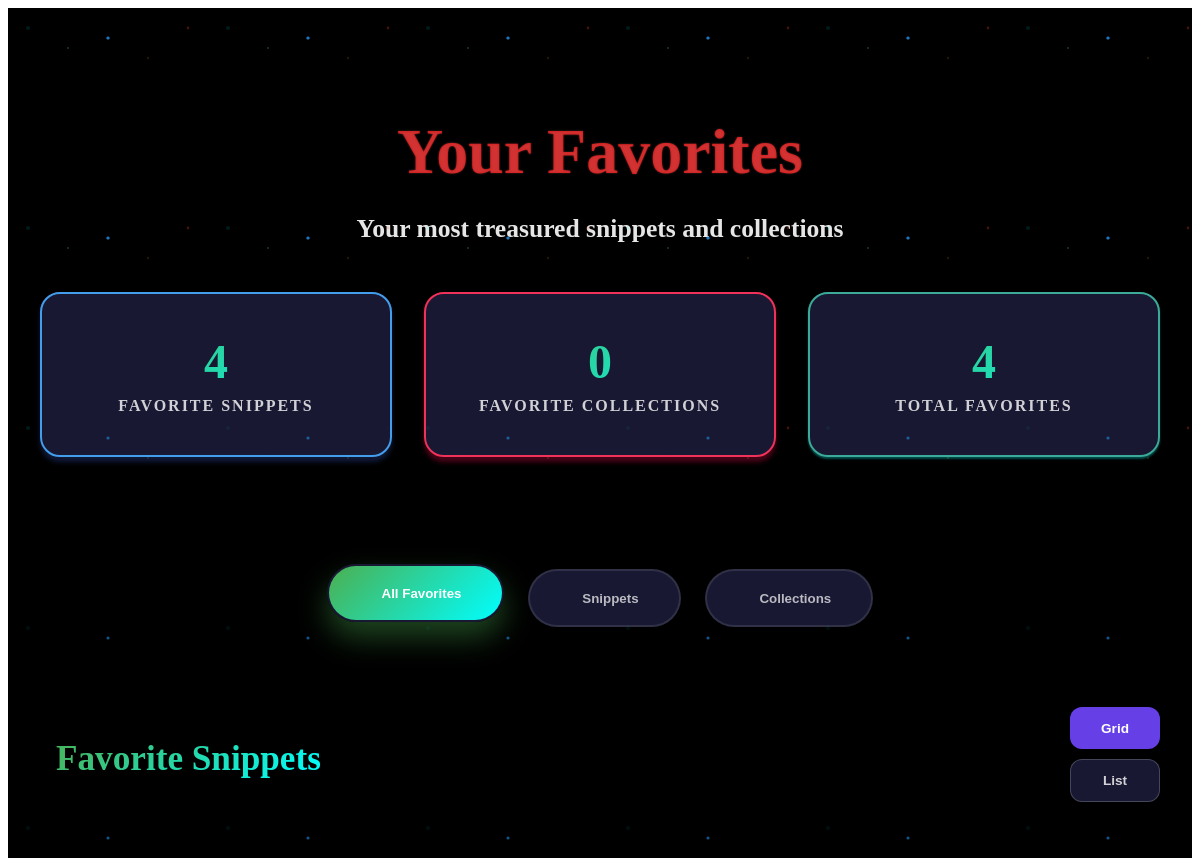
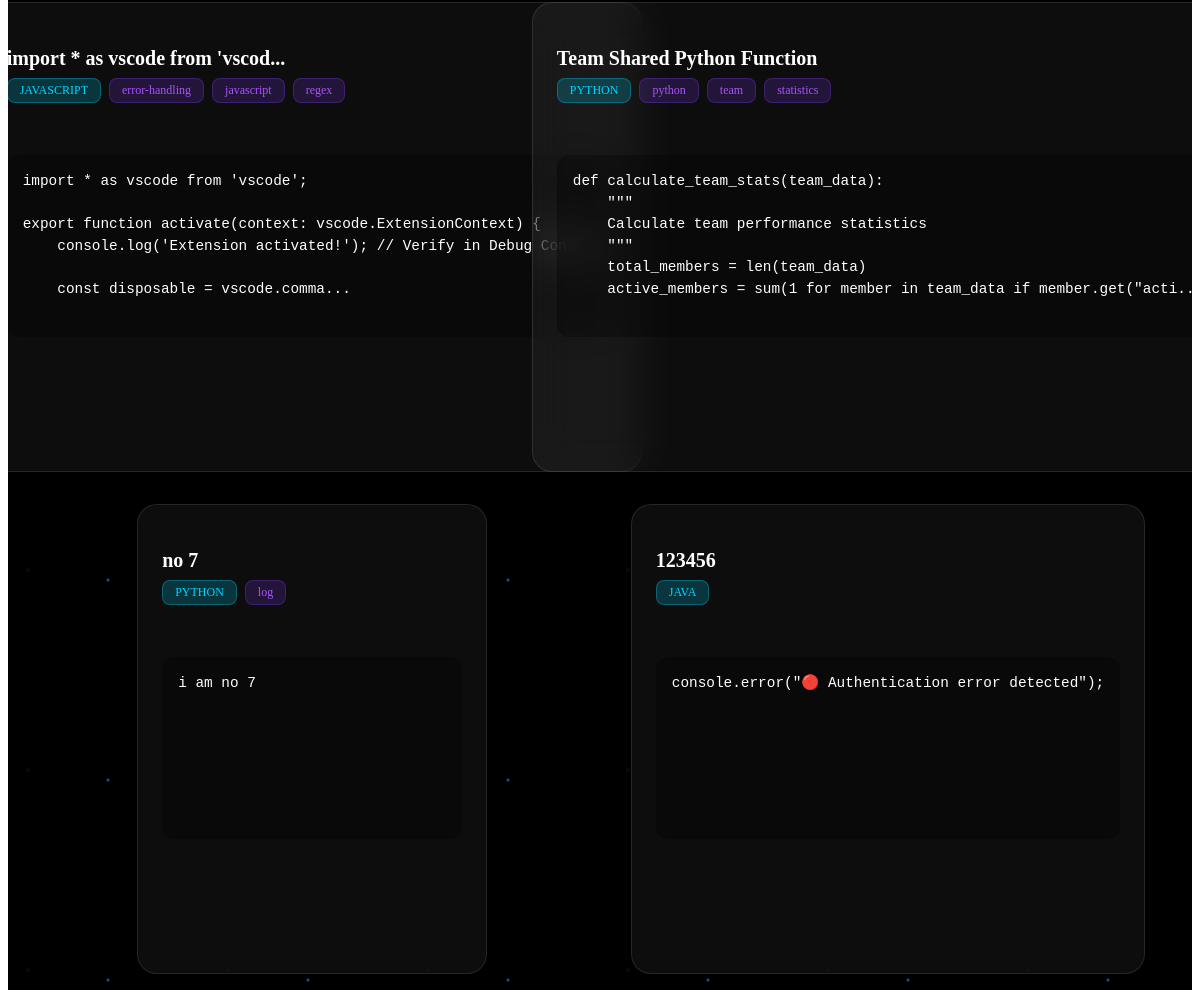
The page /dashboard/favorites (signed in) on the database its author committed (2 pictures, top to bottom).
### app/models/snippet.py (models this page shows, shortened)
class Snippet(db.Model):
    __tablename__ = "snippets"
    user = db.relationship(
        "User", back_populates="snippets", foreign_keys="[Snippet.user_id]"
    )
    collections = db.relationship(
        "Collection", secondary=snippet_collections, back_populates="snippets"
    )
    version = db.Column(db.Integer, default=1, nullable=False)
    parent_version_id = db.Column(
        db.Integer, db.ForeignKey("snippets.id"), nullable=True
    )
    version_notes = db.Column(db.Text, nullable=True)
    team_id = db.Column(
        UUID(as_uuid=True), db.ForeignKey("teams.id"), nullable=True, index=True
    )
    team = db.relationship("Team", back_populates="snippets", foreign_keys=[team_id])
    is_team_snippet = db.Column(db.Boolean, default=False, nullable=False)
    share_permission = db.Column(db.Enum(SharePermission), default=SharePermission.READ)
    is_public = db.Column(db.Boolean, default=False, nullable=False)
    public_url = db.Column(db.String(255), unique=True, nullable=True)
    shared_team_ids = db.Column(db.JSON, nullable=True)  # Store team IDs snippet is shared with
    team_permissions = db.Column(db.JSON, nullable=True)  # Store team-specific permissions
    is_collaborative = db.Column(db.Boolean, default=False, nullable=False)
    current_editors = db.Column(db.Text, nullable=True)  # JSON array of user IDs
    last_editor_id = db.Column(db.Integer, db.ForeignKey("users.id"), nullable=True)
    edit_session_id = db.Column(db.String(100), nullable=True)
    version_number = db.Column(db.Integer, default=1, nullable=False)
    is_version = db.Column(db.Boolean, default=False, nullable=False)
    version_note = db.Column(db.Text, nullable=True)
    status = db.Column(
        db.Enum(SnippetStatus), default=SnippetStatus.ACTIVE, nullable=False
    )
    execution_count = db.Column(db.Integer, default=0, nullable=False)
    last_executed_at = db.Column(db.DateTime(timezone=True), nullable=True)
    execution_time_ms = db.Column(db.Integer, nullable=True)
    view_count = db.Column(db.Integer, default=0, nullable=False)
    copy_count = db.Column(db.Integer, default=0, nullable=False)
    share_count = db.Column(db.Integer, default=0, nullable=False)
    last_viewed_at = db.Column(db.DateTime(timezone=True), nullable=True)
    unique_viewers = db.Column(db.Text, nullable=True)  # JSON array of user IDs
    github_gist_id = db.Column(db.String(100), nullable=True)
    github_repo_path = db.Column(db.String(500), nullable=True)
    slack_shared_channels = db.Column(db.Text, nullable=True)  # JSON array
    ai_generated_summary = db.Column(db.Text, nullable=True)
    complexity_score = db.Column(db.Float, nullable=True)
    suggested_improvements = db.Column(db.Text, nullable=True)  # JSON array
    similar_snippets = db.Column(db.Text, nullable=True)  # JSON array of snippet IDs
    last_editor = db.relationship("User", foreign_keys=[last_editor_id], lazy=True)
    versions = db.relationship(
        "Snippet",
        backref=db.backref("parent_version", remote_side="Snippet.id"),
        lazy="dynamic",
    )
    share_token = db.Column(db.String(64), unique=True, nullable=True)
    share_expires_at = db.Column(db.DateTime, nullable=True)
    last_accessed = db.Column(db.DateTime, nullable=True)
    file_extension = db.Column(db.String(10), nullable=True)
    original_url = db.Column(
        db.String(500), nullable=True
    )  # URL where snippet was captured
    source_type = db.Column(
        db.String(50), default="manual", nullable=False
    )  # manual, extension, import
    execution_time = db.Column(db.Float, nullable=True)  # For code that can be executed
    memory_usage = db.Column(db.Integer, nullable=True)
    collaborators = db.relationship(
        "User",
        secondary="snippet_collaborators",
        backref=db.backref("collaborated_snippets", lazy="dynamic"),
        lazy="dynamic",
    )
    id = db.Column(UUIDType, primary_key=True, default=uuid.uuid4)
    user_id = db.Column(UUIDType, db.ForeignKey("users.id"), nullable=False, index=True)
    order = db.Column(db.Integer, default=0)
    execution_count = db.Column(db.Integer, default=0)
    last_executed = db.Column(db.DateTime)
    title = db.Column(db.String(200), nullable=False)
    description = db.Column(db.Text, nullable=True)  # ADD THIS LINE
    code = db.Column(db.Text, nullable=False)
    language = db.Column(db.String(50), nullable=False, index=True)
    source_url = db.Column(db.String(500), nullable=True)
    tags = db.Column(db.String(500), nullable=True)  # Comma-separated tags
    created_at = db.Column(
        db.DateTime, default=datetime.utcnow, nullable=False, index=True
    )
    updated_at = db.Column(
        db.DateTime, default=datetime.utcnow, onupdate=datetime.utcnow, nullable=False
    )
    is_deleted = db.Column(db.Boolean, default=False, nullable=False)  # ADD THIS LINE
    is_favorite = db.Column(db.Boolean, default=False, nullable=False)  # ADD THIS LINE
    deleted_at = db.Column(db.DateTime, nullable=True)
    deleted_by = db.Column(UUIDType, db.ForeignKey("users.id"), nullable=True)
    def get_tags_list(self):
        if not self.tags:
            return []
        return [tag.strip() for tag in self.tags.split(",") if tag.strip()]

### app/routes/dashboard.py (the view)
@dashboard_bp.route("/favorites")
@login_required
def favorites():
    try:
        print(f"⭐ FAVORITES ROUTE - Starting for user: {current_user.id}")
        favorite_snippets = (
            Snippet.query.filter_by(
                user_id=current_user.id, is_deleted=False, is_favorite=True
            )
            .order_by(desc(Snippet.updated_at))
            .all()
        )
        print(f"⭐ Found {len(favorite_snippets)} favorite snippets")
        favorite_collections = (
            Collection.query.filter_by(user_id=current_user.id, is_favorite=True)
            .order_by(desc(Collection.updated_at))
            .all()
        )
        print(f"⭐ Found {len(favorite_collections)} favorite collections")
        stats = {
            "total_snippets": Snippet.query.filter_by(
                user_id=current_user.id, is_deleted=False
            ).count(),
            "total_collections": Collection.query.filter_by(
                user_id=current_user.id
            ).count(),
        }
        print(f"⭐ Stats: {stats}")
        print("✅ FAVORITES ROUTE - Rendering template")
        return render_template(
            "dashboard/favorite.html",
            favorite_snippets=favorite_snippets,
            favorite_collections=favorite_collections,
            stats=stats,
            page_title="Favorites",
        )
    except Exception as e:
        print(f"❌ CRITICAL ERROR in favorites route: {str(e)}")
        import traceback
        print("❌ FULL TRACEBACK:")
        traceback.print_exc()
        flash(f"Error loading favorites: {str(e)}", "error")
        return redirect(url_for("dashboard.index"))

### app.py (called while the page is built)
@app.after_request
def log_response_info(response):
    route_logger = logging.getLogger("routes")
    route_logger.info(
        f"RESPONSE: {request.method} {request.path} -> {response.status_code}"
    )
    return response

### app/models/custom_types.py (called while the page is built)
    def process_bind_param(self, value, dialect):
        if value is None:
            return value
        elif isinstance(value, uuid.UUID):
            return str(value)
        else:
            return str(uuid.UUID(value))

    def process_result_value(self, value, dialect):
        if value is None:
            return value
        else:
            return uuid.UUID(value)

    def process_result_value(self, value, dialect):
        if value is None:
            return None
        if dialect.name == "sqlite" and isinstance(value, str):
            return json.loads(value)
        return value

### app/routes/dashboard.py (called while the page is built)
@dashboard_bp.before_request
def log_dashboard_requests():
    current_app.logger.info(f"🎯 DASHBOARD REQUEST: {request.method} {request.path}")
    current_app.logger.info(
        f"🎯 DASHBOARD USER: {current_user.email if current_user.is_authenticated else 'Not authenticated'}"
    )
    current_app.logger.info(f"🎯 DASHBOARD ENDPOINT: {request.endpoint}")

### templates/dashboard/favorite.html (shortened to what this page needs)
<div class="favorites-page">
  <div class="hero-section">
    <h1 class="page-title">Your Favorites</h1>
    <p class="page-subtitle">Your most treasured snippets and collections</p>
    <div class="stats-grid">
      <div class="stat-card green">
        <div class="stat-number">{{ favorite_snippets|length }}</div>
        <div class="stat-label">Favorite Snippets</div>
      </div>
      <div class="stat-card orange">
        <div class="stat-number">{{ favorite_collections|length }}</div>
        <div class="stat-label">Favorite Collections</div>
      </div>
      <div class="stat-card cyan">
        <div class="stat-number">
          {{ favorite_snippets|length + favorite_collections|length }}
        </div>
        <div class="stat-label">Total Favorites</div>
      </div>
    </div>
  </div>
  <div class="filter-tabs">
    <button class="tab-btn active" data-filter="all">
      All Favorites
    </button>
    <button class="tab-btn" data-filter="snippets">
      Snippets
    </button>
    <button class="tab-btn" data-filter="collections">
      Collections
    </button>
  </div>
  {% if favorite_snippets %}
  <div class="section" data-category="snippets">
    <div class="section-header">
      <h2> Favorite Snippets</h2>
      <div class="section-actions">
        <button class="btn-small active" data-view="grid">
          <span class="view-text">Grid</span>
        </button>
        <button class="btn-small" data-view="list">
          <span class="view-text">List</span>
        </button>
      </div>
    </div>
    <div class="snippets-grid">
      {% for snippet in favorite_snippets %}
      <div
        class="snippet-card"
        data-snippet-id="{{ snippet.id }}"
        data-language="{{ snippet.language or 'text' }}"
        data-created="{{ snippet.created_at }}"
        data-id="{{ snippet.id }}">
        <div class="snippet-header">
          <div>
            <h3 class="snippet-title">{{ snippet.title or 'Untitled' }}</h3>
            <div class="snippet-meta">
              <span class="meta-chip"
                >{{ (snippet.language or 'Text')|upper }}</span
              >
              {% if snippet.get_tags_list() %} {% for tag in
              snippet.get_tags_list()[:3] %}
              <span class="meta-chip">{{ tag }}</span>
              {% endfor %} {% endif %}
            </div>
          </div>
        </div>
        <div class="snippet-code">
          <pre><code class="language-{{ snippet.language or 'text' }}">{{ snippet.code[:200] }}{% if snippet.code|length > 200 %}...{% endif %}</code></pre>
        </div>
      </div>
      {% endfor %}
    </div>
  </div>
  {% endif %}
</div>

### rows shown on the page
Snippet: title "import * as vscode from 'vscod...", language "JAVASCRIPT", tag "error-handling" "javascript" "regex", code "import * as vscode from 'vscode'; export function activate(context: vscode.ExtensionContext) { console.log('Extension activated!'); // Verify in Debug Console const disposable = vscode.comma"
Snippet: title "Team Shared Python Function", language "PYTHON", tag "python" "team" "statistics", code "def calculate_team_stats(team_data): \"\"\" Calculate team performance statistics \"\"\" total_members = len(team_data) active_members = sum(1 for member in team_data if member.get(\"acti"
Snippet: title "no 7", language "PYTHON", tags "log", code "i am no 7"
Snippet: title "123456", language "JAVA", code "console.error(\"🔴 Authentication error detected\");"

### other values the page prints
{{ favorite_snippets|length }} "4"
{{ favorite_collections|length }} "0"
{{ favorite_snippets|length + favorite_collections|length }} "4"
